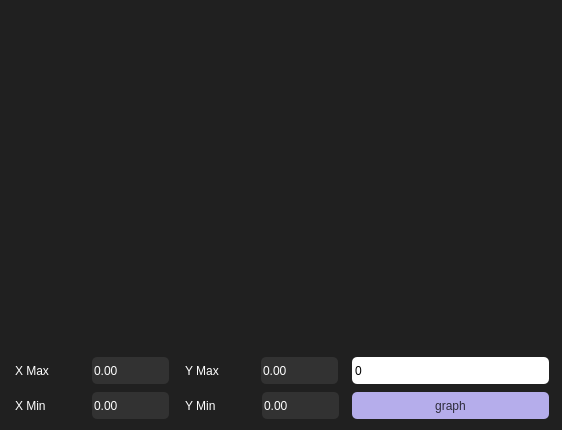
<?xml version="1.0" encoding="UTF-8"?>
<ui version="4.0">
 <class>Graph</class>
 <widget class="QWidget" name="Graph">
  <property name="geometry">
   <rect>
    <x>0</x>
    <y>0</y>
    <width>562</width>
    <height>430</height>
   </rect>
  </property>
  <property name="windowTitle">
   <string>Form</string>
  </property>
  <property name="styleSheet">
   <string notr="true">background-color: #202020;</string>
  </property>
  <widget class="QCustomPlot" name="widget" native="true">
   <property name="geometry">
    <rect>
     <x>10</x>
     <y>10</y>
     <width>541</width>
     <height>341</height>
    </rect>
   </property>
   <property name="styleSheet">
    <string notr="true">QCustomPlot {background-color: #ffffff;
border-radius: 5%;
margin: 2;
}</string>
   </property>
  </widget>
  <widget class="QDoubleSpinBox" name="xMin">
   <property name="geometry">
    <rect>
     <x>90</x>
     <y>390</y>
     <width>81</width>
     <height>31</height>
    </rect>
   </property>
   <property name="styleSheet">
    <string notr="true">QDoubleSpinBox {
background-color: #323232;
color: #ffffff;
font: 14pt &quot;Sans Serif Collection&quot;;
border-radius: 5%;
margin: 2;
}

QDoubleSpinBox:hover {
background-color: #3B3B3B;
}

QDoubleSpinBox::up-button { width: 20px;
border:0;
}

QDoubleSpinBox::down-button { width: 20px;
border: 0;
}</string>
   </property>
  </widget>
  <widget class="QDoubleSpinBox" name="yMin">
   <property name="geometry">
    <rect>
     <x>260</x>
     <y>390</y>
     <width>81</width>
     <height>31</height>
    </rect>
   </property>
   <property name="styleSheet">
    <string notr="true">QDoubleSpinBox {
background-color: #323232;
color: #ffffff;
font: 14pt &quot;Sans Serif Collection&quot;;
border-radius: 5%;
margin: 2;
}

QDoubleSpinBox:hover {
background-color: #3B3B3B;
}

QDoubleSpinBox::up-button { width: 20px;
border:0;
}

QDoubleSpinBox::down-button { width: 20px;
border: 0;
}</string>
   </property>
  </widget>
  <widget class="QLabel" name="xMinLabel">
   <property name="geometry">
    <rect>
     <x>10</x>
     <y>390</y>
     <width>81</width>
     <height>31</height>
    </rect>
   </property>
   <property name="styleSheet">
    <string notr="true">QLabel {
color: white;
padding-left: 2;
font: 14pt &quot;Sans Serif Collection&quot;;
}</string>
   </property>
   <property name="text">
    <string>X Min</string>
   </property>
  </widget>
  <widget class="QLabel" name="yMinLabel">
   <property name="geometry">
    <rect>
     <x>180</x>
     <y>390</y>
     <width>81</width>
     <height>31</height>
    </rect>
   </property>
   <property name="styleSheet">
    <string notr="true">QLabel {
color: white;
padding-left: 2;
font: 14pt &quot;Sans Serif Collection&quot;;
}</string>
   </property>
   <property name="text">
    <string>Y Min</string>
   </property>
  </widget>
  <widget class="QPushButton" name="buttonGraph">
   <property name="geometry">
    <rect>
     <x>350</x>
     <y>390</y>
     <width>201</width>
     <height>31</height>
    </rect>
   </property>
   <property name="styleSheet">
    <string notr="true">QPushButton {
background-color: #b5adeb;
color: #2e2c3c;
font: 14pt &quot;Sans Serif Collection&quot;;
border-radius: 5%;
margin: 2;
}

QPushButton:hover {
background-color: #9690c2;
}

QPushButton:pressed {
background-color: #9690c2;
color: #605c7c;
}</string>
   </property>
   <property name="text">
    <string>graph</string>
   </property>
  </widget>
  <widget class="QLabel" name="result">
   <property name="geometry">
    <rect>
     <x>350</x>
     <y>355</y>
     <width>201</width>
     <height>31</height>
    </rect>
   </property>
   <property name="styleSheet">
    <string notr="true">background-color: #ffffff;
color: black;
font: 14pt &quot;Sans Serif Collection&quot;;
border-radius: 5%;
margin: 2;</string>
   </property>
   <property name="text">
    <string>0</string>
   </property>
  </widget>
  <widget class="QDoubleSpinBox" name="xMax">
   <property name="geometry">
    <rect>
     <x>90</x>
     <y>355</y>
     <width>81</width>
     <height>31</height>
    </rect>
   </property>
   <property name="styleSheet">
    <string notr="true">QDoubleSpinBox {
background-color: #323232;
color: #ffffff;
font: 14pt &quot;Sans Serif Collection&quot;;
border-radius: 5%;
margin: 2;
}

QDoubleSpinBox:hover {
background-color: #3B3B3B;
}

QDoubleSpinBox::up-button { width: 20px;
border:0;
}

QDoubleSpinBox::down-button { width: 20px;
border: 0;
}</string>
   </property>
  </widget>
  <widget class="QLabel" name="yMaxLabel">
   <property name="geometry">
    <rect>
     <x>180</x>
     <y>355</y>
     <width>81</width>
     <height>31</height>
    </rect>
   </property>
   <property name="styleSheet">
    <string notr="true">QLabel {
color: white;
padding-left: 2;
font: 14pt &quot;Sans Serif Collection&quot;;
}</string>
   </property>
   <property name="text">
    <string>Y Max</string>
   </property>
  </widget>
  <widget class="QDoubleSpinBox" name="yMax">
   <property name="geometry">
    <rect>
     <x>259</x>
     <y>355</y>
     <width>81</width>
     <height>31</height>
    </rect>
   </property>
   <property name="styleSheet">
    <string notr="true">QDoubleSpinBox {
background-color: #323232;
color: #ffffff;
font: 14pt &quot;Sans Serif Collection&quot;;
border-radius: 5%;
margin: 2;
}

QDoubleSpinBox:hover {
background-color: #3B3B3B;
}

QDoubleSpinBox::up-button { width: 20px;
border:0;
}

QDoubleSpinBox::down-button { width: 20px;
border: 0;
}</string>
   </property>
  </widget>
  <widget class="QLabel" name="xMaxLabel">
   <property name="geometry">
    <rect>
     <x>10</x>
     <y>355</y>
     <width>81</width>
     <height>31</height>
    </rect>
   </property>
   <property name="styleSheet">
    <string notr="true">QLabel {
color: white;
padding-left: 2;
font: 14pt &quot;Sans Serif Collection&quot;;
}</string>
   </property>
   <property name="text">
    <string>X Max</string>
   </property>
  </widget>
  <zorder>result</zorder>
  <zorder>widget</zorder>
  <zorder>xMin</zorder>
  <zorder>xMinLabel</zorder>
  <zorder>yMinLabel</zorder>
  <zorder>buttonGraph</zorder>
  <zorder>yMin</zorder>
  <zorder>xMax</zorder>
  <zorder>yMaxLabel</zorder>
  <zorder>yMax</zorder>
  <zorder>xMaxLabel</zorder>
 </widget>
 <customwidgets>
  <customwidget>
   <class>QCustomPlot</class>
   <extends>QWidget</extends>
   <header>qcustomplot.h</header>
   <container>1</container>
  </customwidget>
 </customwidgets>
 <resources/>
 <connections/>
</ui>
